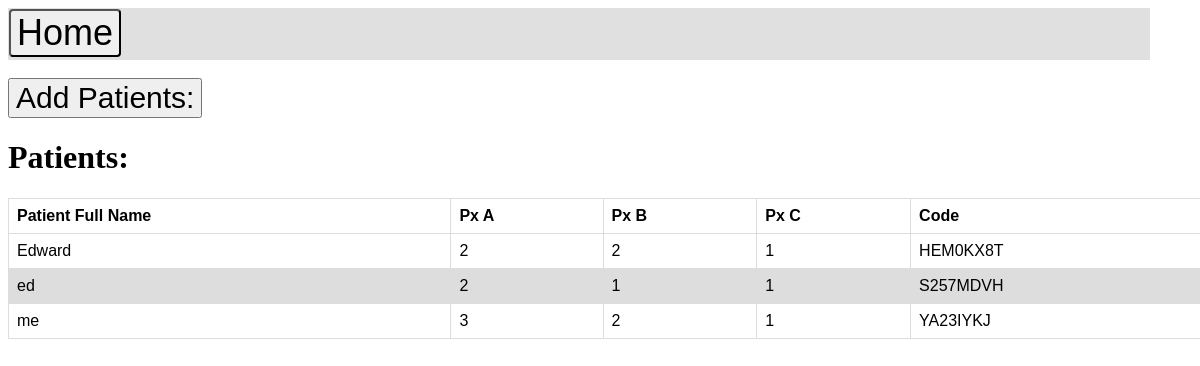
The page /doctorView on the database as committed earlier.
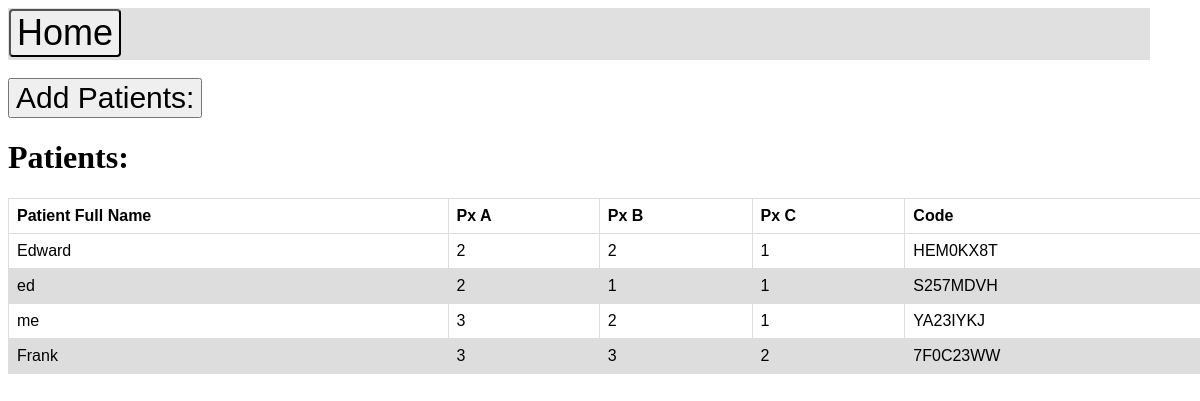
The same page on the database as committed later.
### flask_server.py (models this page shows, shortened)
class Patient(db.Model):
    id = db.Column('patient_id', db.Integer, primary_key = True)
    name = db.Column(db.String(50)) #unique=True
    dosageA = db.Column(db.Integer)
    dosageB = db.Column(db.Integer)
    dosageC = db.Column(db.Integer)
    code = db.Column(db.String(8))

### flask_server.py (the view, shortened to what this page needs)
@app.route('/doctorView', methods = ['GET', 'POST'])
def doctorView():
    return render_template('doctorView.html', patients=Patient.query.all())

### templates/doctorView.html (shortened to what this page needs)
<!DOCTYPE HTML>
<html>
    <head>
    </head>
    <body>
        <div class="navBar">
            <form action="{{url_for('home')}}">
                <button class="button1" >Home</button>
            </form>
        </div>
        <br>
        <button class = "patBut" onclick = "toggle();">Add Patients:</button>
        <table id="patientTable">
            <h1>Patients: </h1>
            <tbody>
                <thead>
                    <tr>
                        <th>Patient Full Name</th>
                        <th>Px A</th>
                        <th>Px B</th>
                        <th>Px C</th>
                        <th>Code</th>
                    </tr>
                </thead>
                {% for patient in patients %}
                <tr>
                    <td>{{ patient.name }}</td>
                    <td>{{ patient.dosageA }}</td>
                    <td>{{ patient.dosageB }}</td>
                    <td>{{ patient.dosageC }}</td>
                    <td>{{ patient.code }}</td>
                 </tr>
                {% endfor %}
            </tbody>
        </table>
    </body>
</html>

### templates/doctorView.html (style rules this page uses)
table { font-family: arial, sans-serif; border-collapse: collapse; width: 100vw; }
td, th { border: 1px solid #dddddd; text-align: left; padding: 8px; }
tr:nth-child(even) { background-color: #dddddd; }
.navBar { margin:0px; width:95vw; height:50px; border:1px solid #e0e0e0; background-color: #e0e0e0; }
.button1 { -webkit-transition-duration: 0.4s; transition-duration: 0.4s; border-radius: 4px; font-size: 36px; }
.patBut { font-size: 30px; }

Rows that differ between the two databases and show on the page:
added Patient: name "Frank", dosageA "3", dosageB "3", dosageC "2", code "7F0C23WW"
